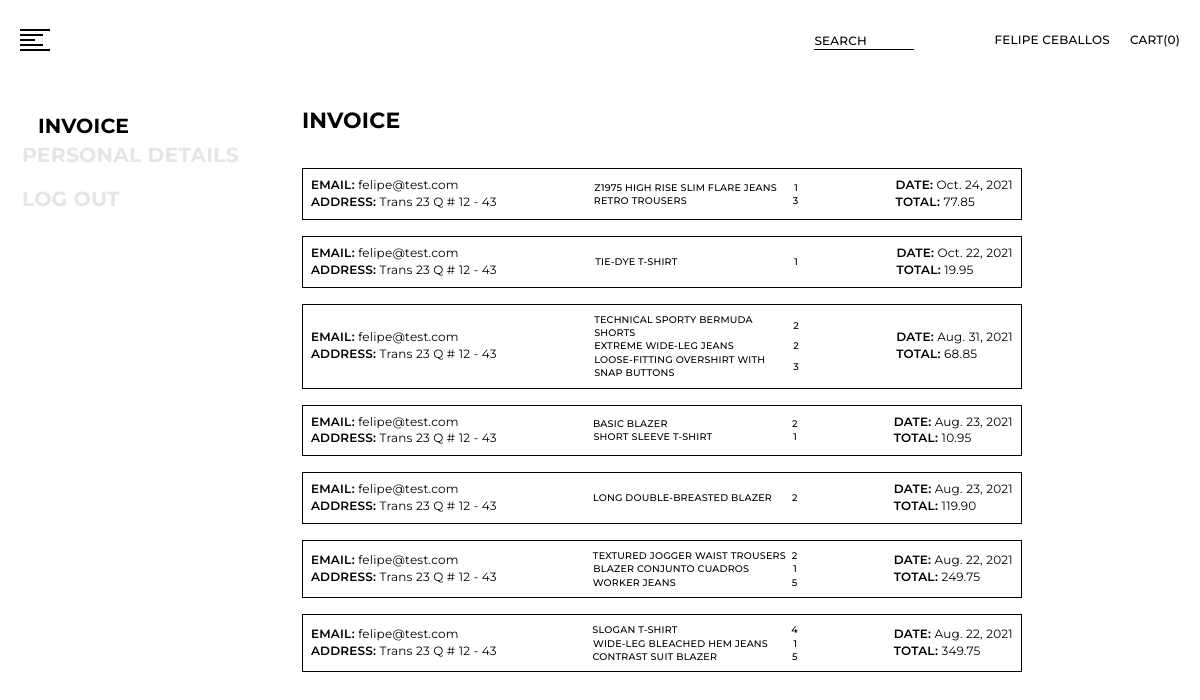
Page /user/invoice (signed in) on the earlier database version.
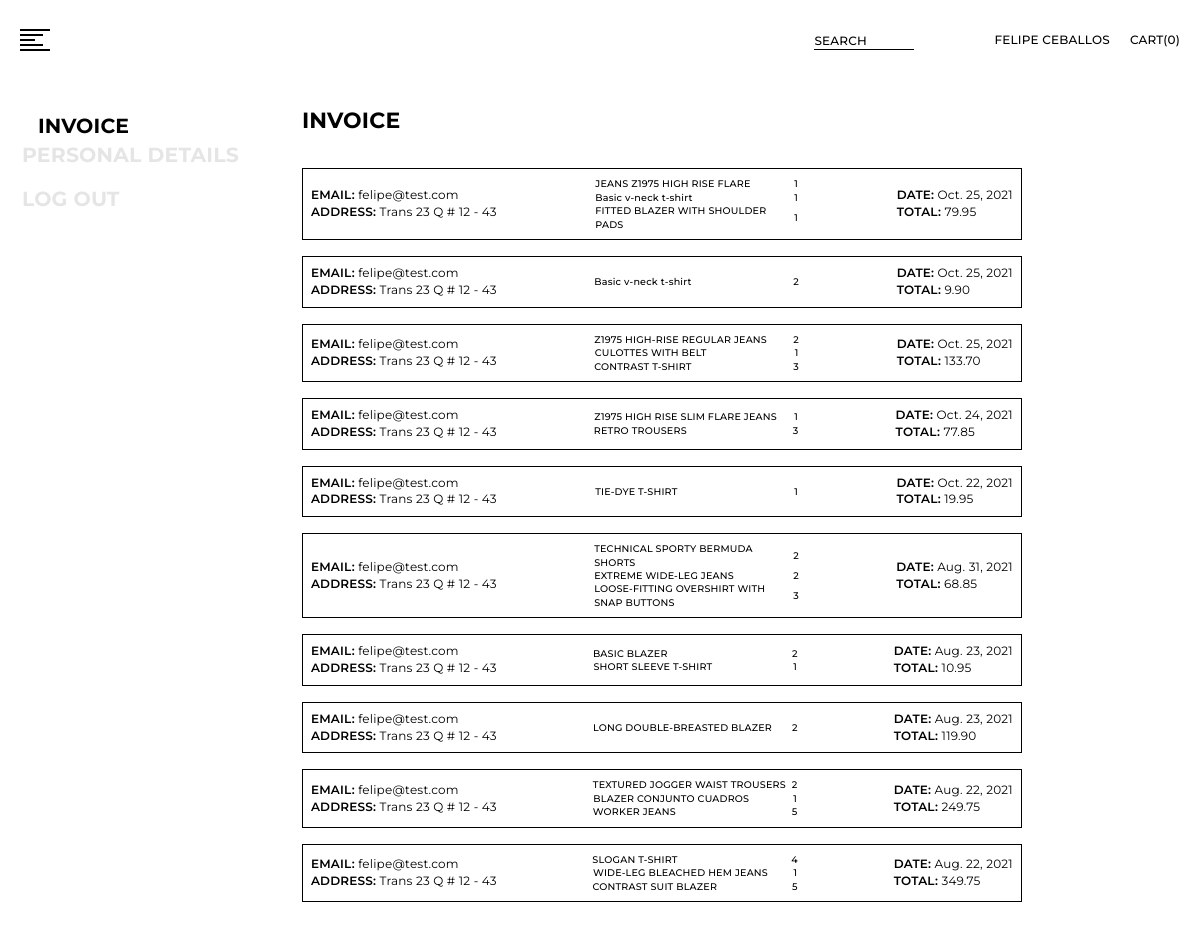
Same page on the later database version.
### shopping/models.py (models this page shows, shortened)
class Order(models.Model):
    status = models.CharField(max_length=20)
    user_id = models.ForeignKey(
        User, on_delete=CASCADE, related_name="CustomerOrders")
    address = models.CharField(max_length=1000)
    amount_pay = models.DecimalField(decimal_places=2, max_digits=40)
    created_at = models.DateField(auto_now_add=True)

class User(AbstractUser):
    pass
    cedula = models.CharField(max_length=30)
    address = models.CharField(max_length=1000)
    country = models.CharField(max_length=30)
    city = models.CharField(max_length=30)
    phone_number = models.CharField(max_length=30)
    isAdmin = models.BooleanField(default=False)

class Product(models.Model):
    title = models.CharField(max_length=100)
    description = models.CharField(max_length=1000, blank=True)
    price = models.DecimalField(decimal_places=2, max_digits=40)
    created_at = models.DateField(auto_now_add=True)
    created_by = models.ForeignKey(
        User, on_delete=CASCADE, related_name="ProductsCreate")
    category = models.ForeignKey(
        Category, on_delete=CASCADE, related_name="ProductsCategories")
    gender = models.CharField(max_length=8)
    active = models.BooleanField(default=True)
    amount = models.IntegerField()
    img_url = models.CharField(max_length=10000)

### shopping/views.py (the view)
# urls.py: path("user/invoice", views.invoice, name="invoice")
def invoice(request):
    orders = Order.objects.filter(user_id=request.user).order_by("-created_at")
    order_details_list = []
    def dicProductsDetails(order_detail):
        products_details = {
            "title": order_detail.product_id.title,
            "amount_product": order_detail.amount_products,
            "order_id": order_detail.order_id.id
        }
        return products_details
    for order in range(0, len(orders)):
        order_details = OrderDetails.objects.filter(order_id=orders[order].id)
        for order_detail in order_details:
            order_details_list.append(dicProductsDetails(order_detail))
    return render(request, "shopping/invoice.html", {
        "orders": orders,
        "orders_details": order_details_list
    })

### shopping/templates/shopping/invoice.html
{% extends "shopping/layout.html" %}
{% block body %}
    <main class="containerPersonalInfo">
        <nav class="containerInfoPersonal">
            <a class="invoiceLinks" id="bill"  href="{% url 'invoice' %}">INVOICE</a>
            <a class="invoiceLinks" id="personal_info" href="{% url 'personal_info' %}">PERSONAL DETAILS</a>
            <a class="invoiceLinks" href="{% url 'logout' %}">LOG OUT</a>
        </nav>
        <div id="invoice">
            <h1 class="titleInvoice">INVOICE</h1>
            <div class="containerinvoice">
                {% for order in orders %}
                    <a class="orderLinks">
                        <div class="subContainerInvoice">
                            <div class="descriptioInvoice1">
                                <p class="textInvoice"><span>Email:</span> {{ order.user_id }}</p>
                                <p class="textInvoice"><span>Address:</span> {{ order.address }}</p>
                            </div>
                            <div class="productInvoice">
                                {% for order_detail in orders_details %}
                                    {% if order_detail.order_id == order.id %}
                                        <div class="containerInvoiceProduct">
                                            <div class="containerTitleInvoice">
                                                <p class="textInvoiceProduct">{{ order_detail.title }}</p>
                                            </div>
                                            <p class="textInvoiceProduct">{{ order_detail.amount_product }}</p>
                                        </div>
                                    {% endif %}
                                {% endfor %}
                            </div>
                            <div  class="descriptioInvoice2">
                                <p class="textInvoice"><span>Date:</span> {{ order.created_at }}</p>
                                <p class="textInvoice"><span>Total:</span> {{ order.amount_pay }}</p>
                            </div>
                        </div>
                    </a>
                {% endfor %}
            </div>
        </div>
    </main>
{% endblock %}

Differences in the rows shown:
added Order: user_id "felipe@test.com", address "Trans 23 Q # 12 - 43", amount_product "1" "1" "1", created_at "Oct. 25, 2021", amount_pay "79.95"
now on this page (row edited): Product: title "JEANS Z1975 HIGH RISE FLARE"
now on this page (row edited): Product: title "Basic v-neck t-shirt" "Basic v-neck t-shirt"
now on this page (row edited): Product: title "FITTED BLAZER WITH SHOULDER PADS"
added Order: user_id "felipe@test.com", address "Trans 23 Q # 12 - 43", amount_product "2", created_at "Oct. 25, 2021", amount_pay "9.90"
added Order: user_id "felipe@test.com", address "Trans 23 Q # 12 - 43", amount_product "2" "1" "3", created_at "Oct. 25, 2021", amount_pay "133.70"
now on this page (row edited): Product: title "Z1975 HIGH-RISE REGULAR JEANS"
now on this page (row edited): Product: title "CULOTTES WITH BELT"
now on this page (row edited): Product: title "CONTRAST T-SHIRT"
